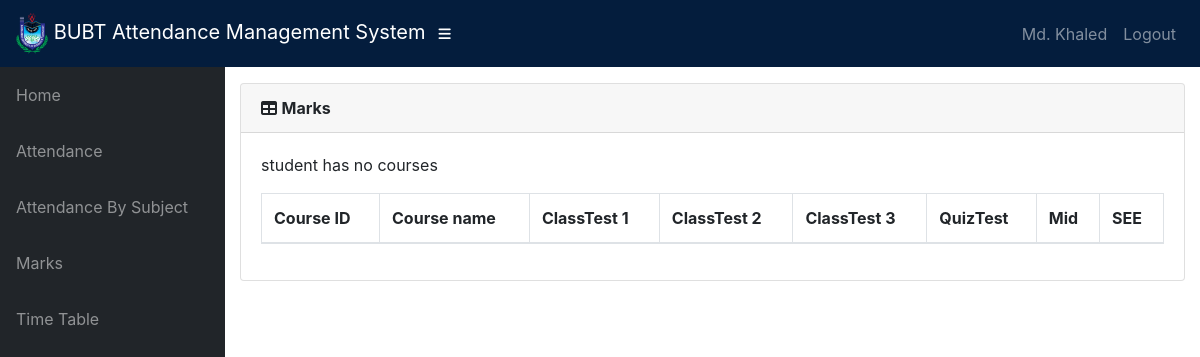
Before: /info/student/CSE37/marks_list/ (signed in) with the older database file.
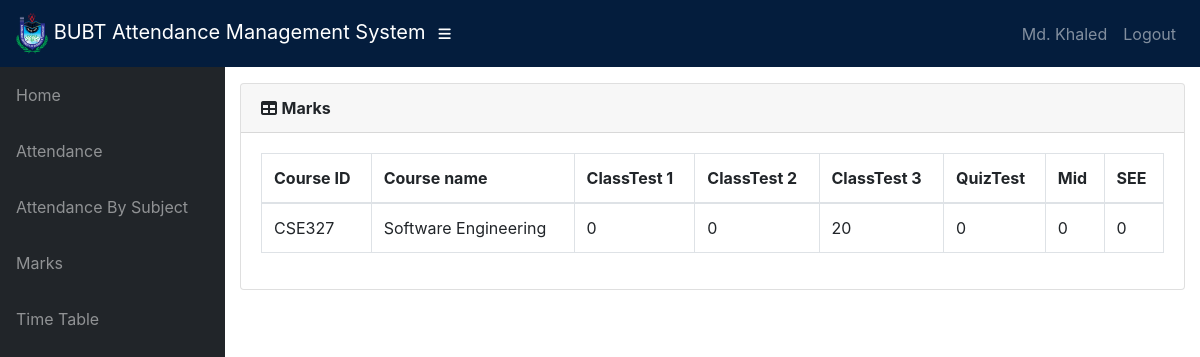
After: the same page with the newer database file.
### info/models.py (models this page shows, shortened)
class StudentCourse(models.Model):
    student = models.ForeignKey(Student, on_delete=models.CASCADE)
    course = models.ForeignKey(Course, on_delete=models.CASCADE)
    class Meta:
        unique_together = (('student', 'course'),)
        verbose_name_plural = 'Marks'

class Course(models.Model):
    dept = models.ForeignKey(Dept, on_delete=models.CASCADE)
    id = models.CharField(primary_key='True', max_length=50)
    name = models.CharField(max_length=50)
    shortname = models.CharField(max_length=50, default='X')

class Marks(models.Model):
    studentcourse = models.ForeignKey(StudentCourse, on_delete=models.CASCADE)
    name = models.CharField(max_length=50, choices=test_name, default='Class test 1')
    marks1 = models.IntegerField(default=0, validators=[MinValueValidator(0), MaxValueValidator(100)])
    class Meta:
        unique_together = (('studentcourse', 'name'),)

### info/views.py (the view)
# urls.py: path('student/<slug:stud_id>/marks_list/', views.marks_list, name='marks_list'),
@login_required()
def marks_list(request, stud_id):
    stud = Student.objects.get(USN=stud_id, )
    ass_list = Assign.objects.filter(class_id_id=stud.class_id)
    sc_list = []
    for ass in ass_list:
        try:
            sc = StudentCourse.objects.get(student=stud, course=ass.course)
        except StudentCourse.DoesNotExist:
            sc = StudentCourse(student=stud, course=ass.course)
            sc.save()
            sc.marks_set.create(type='I', name='Class test 1')
            sc.marks_set.create(type='I', name='Class test 2')
            sc.marks_set.create(type='I', name='Class test 3')
            sc.marks_set.create(type='E', name='Quiz Test')
            sc.marks_set.create(type='E', name='Mid Exam')
            sc.marks_set.create(type='S', name='Semester End Exam')
        sc_list.append(sc)
    return render(request, 'info/marks_list.html', {'sc_list': sc_list})

### info/models.py (called while the page is built)
    @property
    def is_student(self):
        if hasattr(self, 'student'):
            return True
        return False

### info/templates/info/marks_list.html
{% extends 'info/base.html' %}
    {% load static %}
    {% block content %}
                  <div class="card mb-3">
            <div class="card-header">
              <i class="fas fa-table"></i>
            <b>Marks</b></div>
            <div class="card-body">
              <div class="table-responsive">
                <table class="table table-bordered" id="dataTable" width="100%" cellspacing="0">
                  <thead>
                    <tr>
                        <th>Course ID</th>
                        <th>Course name</th>
                        <th>ClassTest 1</th>
                        <th>ClassTest 2</th>
                        <th>ClassTest 3</th>
                        <th>QuizTest</th>
                        <th>Mid</th>
                        <th>SEE</th>
                    </tr>
                  </thead>
                  <tbody>
                    {% for sc in sc_list %}
                    <tr>
                        <td>{{ sc.course_id }}</td>
                        <td>{{sc.course.name}}</td>
                        {% for m in sc.marks_set.all %}
                            <td>{{ m.marks1 }}</td>
                        {% endfor %}
                    </tr>
                    {% empty %}
                            <p>student has no courses</p>
                    {% endfor %}
                  </tbody>
                </table>
              </div>
            </div>
          </div>
    {% endblock %}

Changed rows visible on the page:
added StudentCourse: course_id "CSE327", course.name "Software Engineering"
added Marks: marks1 "0"
added Marks: marks1 "0"
added Marks: marks1 "20"
added Marks: marks1 "0"
added Marks: marks1 "0"
added Marks: marks1 "0"
Other visible differences:
text no longer shown: "student has no courses"
